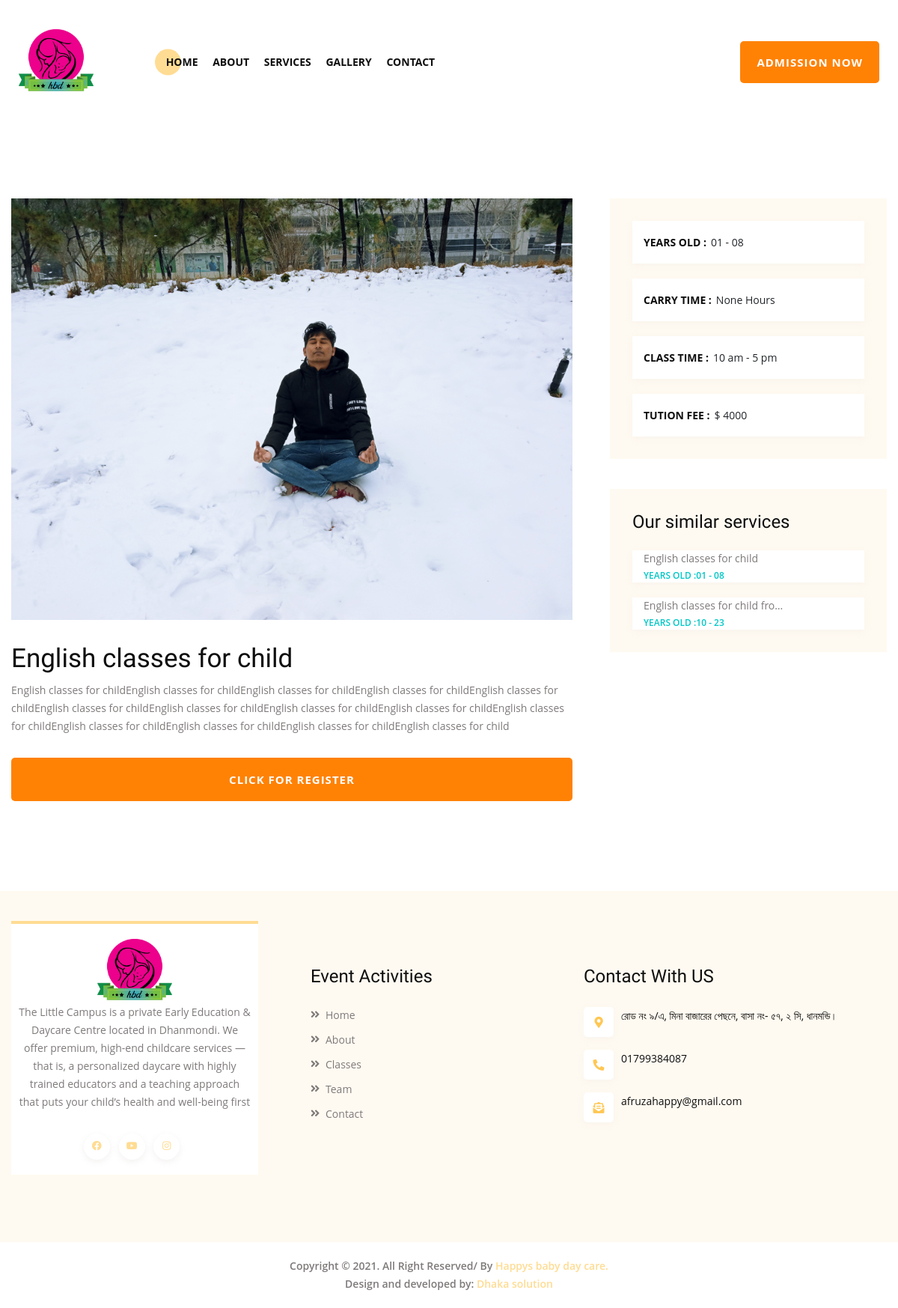
The app's page /classes/1/ with its own data.
### classes/models.py (models this page shows, shortened)
class Services(models.Model):
    title = models.CharField(max_length=200,help_text="write title about your service")
    content = models.TextField(help_text="write in detail about your service")
    image=models.ImageField(upload_to='post_images', blank=True, null=True)
    classtimestart = models.CharField(max_length=7,null=True, help_text="When childfinish there class")
    classtimefinish = models.CharField(max_length=7,null=True, help_text="When childstart there class")
    childagestart=models.CharField(max_length=2,null=True, help_text="When childagestart there class")
    childagefinish=models.CharField(max_length=2,null=True, help_text="When childagefinish there class")
    price = models.IntegerField(null=True,blank=True,help_text="class/service fee")
    durationofclass= models.IntegerField(null=True,blank=True,help_text="how long child stay in class in a day")

### classes/views.py (the view, shortened to what this page needs)
# urls.py: path('<int:pk>/', views.servicesDetailView, name='services-detail'),
def servicesDetailView(request,pk):
    object= Services.objects.get(pk=pk)
    latest = Services.objects.all()[:2]
    services= Services.objects.all()
    return render(request,'classes/classdetail.html',{'object':object,'latest':latest,'services':services})

### templates/classes/classdetail.html (shortened to what this page needs)
{% extends 'base.html' %}
{% load static %}
{% block content %}
{% include 'homeapp/navbar.html' %}
<main>
    <section class="class details news-feeds-area pt-120 pb-80">
        <div class="container">
            <div class="row">
                <div class="col-lg-8">
                    <div class="class-dtls-wrapper news-wrapper mb-40">
                        <article>
                            <div class="single-news-post mb-30">
                                <div class="post-thumb mb-30">
                                    <img src="{{object.image.url}}" alt="image_not_found">
                                </div>
                                <div class="post-content class-detals">
                                    <h4 class="post-title">{{object.title}}</h4>
                                    <div class="text mb-30">
                                        <p>{{object.content}}</p>
                                    </div>
                                </div>
                            </div>
                        </article>
                        <a class="thm-btn thm-btn-2 d-flex justify-content-center" href="#popup1">Click for register</a>
                    </div>
                </div>
                <div class="col-lg-4">
                    <div class="widget mb-40">
                        <ul class="widget-wrapper class-info">
                            <li><span>Years old :</span> {{object.childagestart}} - {{object.childagefinish}}</li>
                            <li><span>Carry Time : </span> {{object.durationofclass}} Hours</li>
                            <li><span>Class Time :</span> {{object.classtimestart}} - {{object.classtimefinish}}</li>
                            <li><span>Tution Fee :</span> $ {{object.price}} </li>
                        </ul>
                    </div>
                    <div class="widget mb-40">
                        <h3 class="widget-title">Our similar services</h3>
                        <ul class="post">
                      {% for latestclass in latest %}
                            <li class="d-flex align-items-center">
                                <div class="widget-post-content">
                                    <a href="{% url 'classes:services-detail' latestclass.pk %}">{{latestclass.title|truncatechars:30}}</a>
                                    <div class="widget-posts-meta">Years old :{{latestclass.childagestart}} - {{latestclass.childagefinish}}</div>
                                </div>
                            </li>
                        {% endfor %}
                        </ul>
                    </div>
                </div>
            </div>
        </div>
    </section>
</main>
{% include 'homeapp/footer.html' %}
{% endblock %}

### static/css/default.css (style rules this page uses)
.mb-30 { margin-bottom: 30px; }
.mb-40 { margin-bottom: 40px; }
.pt-120 { padding-top: 120px; }
.pb-80 { padding-bottom: 80px; }

### static/css/style.css (style rules this page uses)
body { font-family: 'Open Sans', sans-serif; font-weight: normal; font-style: normal; font-size: 14px; }
a, .button { -webkit-transition: all 0.3s ease-out 0s; -moz-transition: all 0.3s ease-out 0s; -ms-transition: all 0.3s ease-out 0s; -o-transition: all 0.3s ease-out 0s; transition: all 0.3s ease-out 0s; }
a, button { color: #1696e7; outline: medium none; }
h1, h2, h3, h4, h5, h6 { font-family: 'Bubblegum Sans', cursive; font-weight: normal; color: #0e0e0e; margin-top: 0px; font-style: normal; font-weight: 500; }
h3 { font-size: 28px; }
h4 { font-size: 22px; }
ul { margin: 0px; padding: 0px; }
li { list-style: none }
p { font-size: 14px; font-weight: normal; line-height: 24px; color: #7f7a7a; margin-bottom: 15px; }
*::placeholder { color: #555555; font-size: 14px; opacity: 1; }
.thm-btn { z-index: 1; font-size: 15px; line-height: 24px; padding: 17px 34px; text-align: center; position: relative; color: #fefefe; letter-spacing: 1px; text-transform: uppercase; background-color: #ffc856; font-weight: 700; display: inline-block; border-radius: 5px; -webkit-border-radius: 5px; -moz-border-radius: 5px; -ms-border-radius: 5px; -o-border-radius: 5px; }
.thm-btn::before { top: 0px; width: 0px; left: auto; right: 0px; z-index: -1; bottom: 0px; content: ""; position: absolute; background-color: #ff8205; transition: all 0.3s ease-in-out; -webkit-transition: all 0.3s ease-in-out; -moz-transition: all 0.3s ease-in-out; -ms-transition: all 0.3s ease-in-out; -o-transition: all 0.3s ease-in-out; border-radius: 5px; -webkit-border-radius: 5px; -moz-border-radius: 5px; -ms-border-radius: 5px; -o-border-radius: 5px; }
.thm-btn-2 { background-color: #ff8205; }
.thm-btn-2::before { background-color: #ffc856; }
.class-info li { display: flex; flex-wrap: wrap; }
.class-info li > span { font-weight: 700; color: #0e0e0e; text-transform: uppercase; padding-right: 6px; }
.news-wrapper { margin-right: 20px; }
.post-thumb img, .gallery-post-item img { width: 100%; }
.post-content .post-title { font-size: 35px; line-height: 44px; }
.widget { padding: 30px; background: #fffaf1; }
.widget .widget-title { font-size: 24px; margin-bottom: 23px; }
.widget-wrapper li { margin-bottom: 20px; padding: 18px 15px; background: #fff; box-shadow: 0px 3px 9px 0px rgba(231, 227, 226, 0.25); }
.widget-wrapper li:last-child { margin-bottom: 0; }
.widget ul.post li { margin-bottom: 20px; background: #fff; box-shadow: 0px 3px 9px 0px rgba(231, 227, 226, 0.25); }
.widget ul.post li:last-child { margin-bottom: 0; }
.widget ul.post .widget-post-content { padding-left: 15px; overflow: hidden; }
.widget ul.post .widget-post-content a { color: #7f7a7a; }
.widget ul.post .widget-post-content a { color: #7f7a7a; line-height: 22px; margin-bottom: 3px; display: inline-block; }
.widget ul.post .widget-posts-meta { color: #00c7c6; text-transform: uppercase; font-size: 12px; font-weight: 600; }
.post-thumb img { width: 100%; }
body { margin-top:20px; }

### records on screen
Services: image (picture), title "English classes for child", content "English classes for childEnglish classes for childEnglish classes for childEnglish classes for childEnglish classes for childEnglish classes for childEnglish classes for childEnglish classes for childEnglish classes for childEnglish classes for childEnglish classes for childEnglish classes for childEnglish classes for childEnglish classes for child", childagestart "01", childagefinish "08", durationofclass "None", classtimestart "10 am", classtimefinish "5 pm", price "4000"
Services: title "English classes for child fro…", childagestart "10", childagefinish "23"
